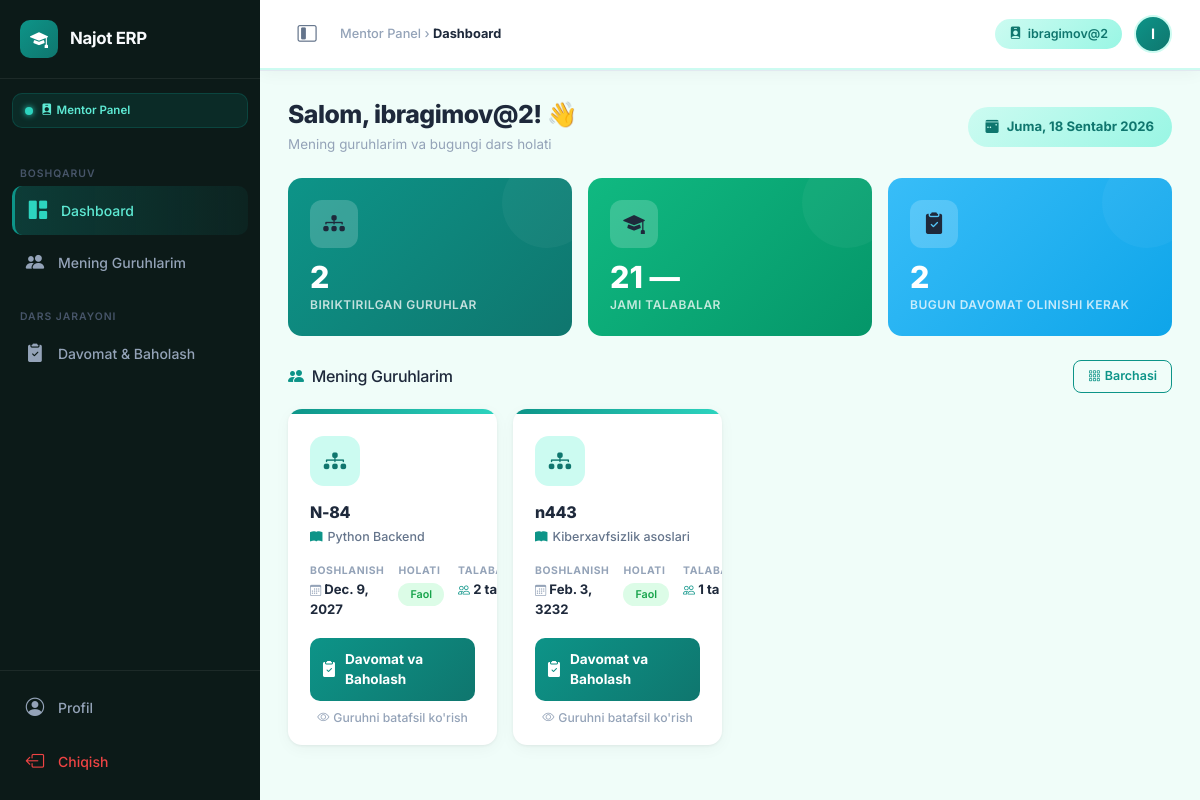
Page / (signed in) on the earlier database version.
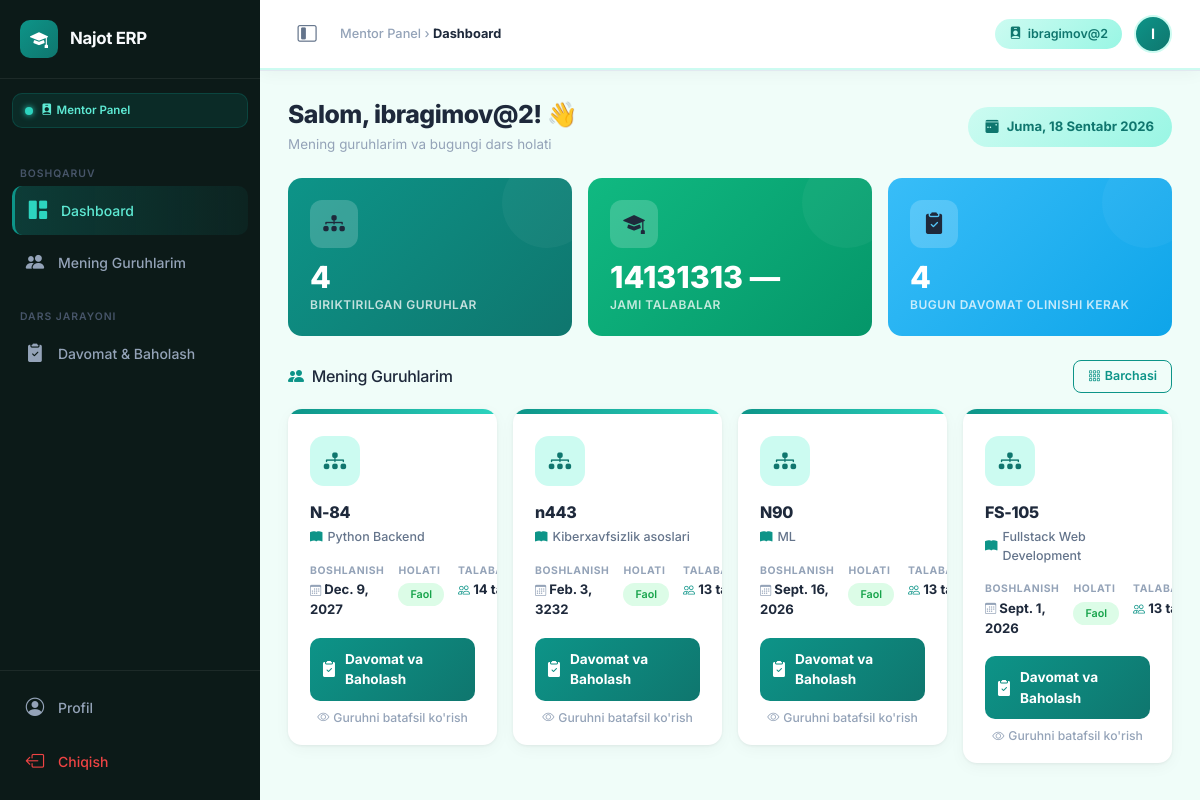
Same page on the later database version.
### users/models.py (models this page shows, shortened)
class User(AbstractUser):
    ROLE_CHOICES = (
        ('ADMIN', 'Admin'),
        ('MENTOR', 'Mentor'),
        ('STUDENT', 'Student'),
    )
    role = models.CharField(max_length=10, choices=ROLE_CHOICES, default='STUDENT')
    phone = models.CharField(max_length=15, blank=True, null=True)  # Telefon maydoni
    avatar = models.ImageField(upload_to='avatars/', blank=True, null=True)  # Profil rasmi
    objects = CustomUserManager()  # Manager'ni shu yerga ulaymiz
    @property
    def is_admin(self):
        return self.role == 'ADMIN' or self.is_superuser
    @property
    def is_mentor(self):
        return self.role == 'MENTOR'

### courses/models.py (models this page shows, shortened)
class Group(models.Model):
    name = models.CharField(max_length=50, verbose_name="Guruh nomi")
    course = models.ForeignKey(
        Course,
        on_delete=models.CASCADE,
        related_name='groups',
        verbose_name="Kurs"
    )
    mentor = models.ForeignKey(
        settings.AUTH_USER_MODEL,
        on_delete=models.SET_NULL,
        null=True,
        blank=True,
        related_name='mentor_groups',
        limit_choices_to={'role': 'MENTOR'},
        verbose_name="Mentor"
    )
    start_date = models.DateField(verbose_name="Boshlanish sanasi")
    is_active = models.BooleanField(default=True, verbose_name="Faolmi?")

class Course(models.Model):
    name = models.CharField(max_length=100, verbose_name="Kurs nomi")
    description = models.TextField(blank=True, null=True, verbose_name="Tavsif")
    price = models.DecimalField(max_digits=10, decimal_places=2, verbose_name="Narxi (so'm)")
    duration_months = models.PositiveIntegerField(default=1, verbose_name="Davomiyligi (oy)")

### users/views.py (the view, shortened to what this page needs)
# urls.py: path('', DashboardView.as_view(), name='dashboard'),  # Bosh sahifa Dashboard bo'ladi
class DashboardView(LoginRequiredMixin, View):
    def get(self, request):
        user = request.user
        context = {}
        if user.is_admin:
            context = {
                'total_students': User.objects.filter(role='STUDENT').count(),
                'total_mentors': User.objects.filter(role='MENTOR').count(),
                'total_courses': Course.objects.count(),
                'total_groups': Group.objects.filter(is_active=True).count(),
                'total_revenue': Payment.objects.aggregate(Sum('amount'))['amount__sum'] or 0,
            }
            return render(request, 'dashboard/admin_dashboard.html', context)
        elif user.is_mentor:
            mentor_groups = Group.objects.filter(mentor=user, is_active=True)
            context = {
                'my_groups': mentor_groups,
            }
            return render(request, 'dashboard/mentor_dashboard.html', context)

### templates/dashboard/mentor_dashboard.html (shortened to what this page needs)
{% extends 'base_mentor.html' %}
{% block page_title %}Dashboard{% endblock %}
{% block nav_dashboard %}active{% endblock %}
{% block content %}
<div class="page-header mb-4">
    <div>
        <h1>Salom, {{ user.get_full_name|default:user.username }}! 👋</h1>
        <div class="page-subtitle">Mening guruhlarim va bugungi dars holati</div>
    </div>
    <div class="topbar-badge" style="padding:10px 18px; font-size:.82rem; gap:8px;
                                     background:linear-gradient(135deg,#ccfbf1,#99f6e4); color:#0f766e;">
        <i class="bi bi-calendar3-week-fill"></i>
        <span id="liveDateBadge" style="font-weight:700;"></span>
    </div>
</div>
<div class="row g-3 mb-4">
    <div class="col-md-4 col-sm-6">
        <div class="stat-card stat-teal h-100">
            <div class="stat-icon"><i class="bi bi-diagram-3-fill"></i></div>
            <div class="stat-value">{{ my_groups|length }}</div>
            <div class="stat-label">Biriktirilgan Guruhlar</div>
        </div>
    </div>
    <div class="col-md-4 col-sm-6">
        <div class="stat-card stat-emerald h-100">
            <div class="stat-icon"><i class="bi bi-mortarboard-fill"></i></div>
            <div class="stat-value">
                {% with total=0 %}
                    {% for g in my_groups %}{{ g.students.count|add:total }}{% endfor %}
                {% endwith %}
                —
            </div>
            <div class="stat-label">Jami Talabalar</div>
        </div>
    </div>
    <div class="col-md-4 col-sm-6">
        <div class="stat-card stat-sky h-100">
            <div class="stat-icon"><i class="bi bi-clipboard2-check-fill"></i></div>
            <div class="stat-value">{{ my_groups|length }}</div>
            <div class="stat-label">Bugun Davomat Olinishi Kerak</div>
        </div>
    </div>
</div>
<div class="d-flex align-items-center justify-content-between mb-3">
    <h5 class="fw-800 mb-0" style="font-size:1rem; color:#1e293b; letter-spacing:-.3px;">
        <i class="bi bi-people-fill me-2" style="color:#0d9488;"></i>Mening Guruhlarim
    </h5>
    <a href="{% url 'group_list' %}" class="btn btn-sm btn-outline-primary"
       style="border-color:#0d9488; color:#0d9488; border-radius:8px;">
        <i class="bi bi-grid-3x3-gap me-1"></i>Barchasi
    </a>
</div>
{% if my_groups %}
<div class="row g-3">
    {% for group in my_groups %}
    <div class="col-xl-3 col-lg-4 col-md-6">
        <div class="group-card card">
            <div class="card-stripe"></div>
            <div class="card-inner">
                <div class="group-icon">
                    <i class="bi bi-diagram-3-fill"></i>
                </div>
                <div class="group-name">{{ group.name }}</div>
                <div class="group-course">
                    <i class="bi bi-book-fill" style="color:#0d9488;"></i>
                    {{ group.course.name }}
                </div>
                <div class="group-meta">
                    <div class="group-meta-item">
                        <span class="meta-label">Boshlanish</span>
                        <span class="meta-value">
                            <i class="bi bi-calendar3" style="font-size:.7rem; color:#94a3b8;"></i>
                            {{ group.start_date }}
                        </span>
                    </div>
                    <div class="group-meta-item">
                        <span class="meta-label">Holati</span>
                        <span>
                            {% if group.is_active %}
                                <span class="badge-pill badge-active" style="font-size:.67rem;">Faol</span>
                            {% else %}
                                <span class="badge-pill badge-inactive" style="font-size:.67rem;">Yopiq</span>
                            {% endif %}
                        </span>
                    </div>
                    <div class="group-meta-item">
                        <span class="meta-label">Talabalar</span>
                        <span class="meta-value">
                            <i class="bi bi-people" style="font-size:.75rem; color:#0d9488;"></i>
                            {{ group.students.count }} ta
                        </span>
                    </div>
                </div>
                <a href="{% url 'attendance' group.id %}" class="btn-attendance">
                    <i class="bi bi-clipboard2-check-fill"></i>
                    Davomat va Baholash
                </a>
                <a href="{% url 'group_detail' group.pk %}"
                   class="d-block text-center mt-2 text-decoration-none"
                   style="font-size:.76rem; color:#94a3b8; font-weight:500;">
                    <i class="bi bi-eye me-1"></i>Guruhni batafsil ko'rish
                </a>
            </div>
        </div>
    </div>
    {% endfor %}
</div>
{% endif %}
{% endblock %}

### templates/base_mentor.html (shortened to what this page needs)
<!DOCTYPE html>
<html lang="uz">
<head>
    <link href="https://cdn.jsdelivr.net/npm/bootstrap@5.3.2/dist/css/bootstrap.min.css" rel="stylesheet">
    <link href="https://cdn.jsdelivr.net/npm/bootstrap-icons@1.11.3/font/bootstrap-icons.min.css" rel="stylesheet">
</head>
<body>
<nav id="sidebar">
    <a href="{% url 'dashboard' %}" class="sidebar-brand">
        <div class="brand-icon"><i class="bi bi-mortarboard-fill"></i></div>
        <span class="brand-text">Najot ERP</span>
    </a>
    <div class="mentor-chip" style="margin-top:14px;">
        <span class="chip-dot"></span>
        <span class="chip-text">
            <i class="bi bi-person-badge-fill me-1"></i>Mentor Panel
        </span>
    </div>
    <div class="sidebar-nav">
        <div class="nav-label">Boshqaruv</div>
        <a href="{% url 'dashboard' %}"
           class="sidebar-item {% block nav_dashboard %}{% endblock %}">
            <i class="bi bi-grid-1x2-fill"></i>
            <span class="item-label">Dashboard</span>
        </a>
        <a href="{% url 'group_list' %}"
           class="sidebar-item {% block nav_groups %}{% endblock %}">
            <i class="bi bi-people-fill"></i>
            <span class="item-label">Mening Guruhlarim</span>
        </a>
        <div class="nav-label mt-3">Dars Jarayoni</div>
        <a href="{% url 'group_list' %}"
           class="sidebar-item {% block nav_attendance %}{% endblock %}">
            <i class="bi bi-clipboard2-check-fill"></i>
            <span class="item-label">Davomat & Baholash</span>
        </a>
    </div>
    <div class="sidebar-footer">
        <a href="{% url 'profile' %}" class="sidebar-item" style="color:#94a3b8; margin-bottom:4px;">
            <i class="bi bi-person-circle"></i>
            <span class="item-label">Profil</span>
        </a>
        <a href="{% url 'logout' %}" class="sidebar-item">
            <i class="bi bi-box-arrow-left"></i>
            <span class="item-label">Chiqish</span>
        </a>
    </div>
</nav>
<header id="topbar">
    <div class="topbar-left">
        <button id="sidebarToggle" title="Menyuni ochish/yopish">
            <i class="bi bi-layout-sidebar-inset"></i>
        </button>
        <div class="topbar-breadcrumb">
            Mentor Panel &rsaquo;
            <span class="current">{% block page_title %}Bosh sahifa{% endblock %}</span>
        </div>
    </div>
    <div class="topbar-right">
        <div class="topbar-badge">
            <i class="bi bi-person-badge-fill"></i>
            <span>{{ user.get_full_name|default:user.username }}</span>
        </div>
        <a href="{% url 'profile' %}" class="topbar-avatar"
           title="Profil">
            {{ user.username|slice:":1"|upper }}
        </a>
    </div>
</header>
<main id="main-content">
    <div class="content-wrapper">
        {% block content %}{% endblock %}
    </div>
</main>
</body>
</html>

Differences in the rows shown:
computed for Group "Dec. 9, 2027": students.count|add "2" → "14"; students.count "2" → "14"
computed for Group "Feb. 3, 3232": students.count|add "1" → "13"; students.count "1" → "13"
added Group: students.count|add "13", name "N90", course.name "ML", start_date "Sept. 16, 2026", is_active "Faol", students.count "13"
added Group: students.count|add "13", name "FS-105", course.name "Fullstack Web Development", start_date "Sept. 1, 2026", is_active "Faol", students.count "13"
Other differences:
{{ my_groups|length }}: "2" → "4"
